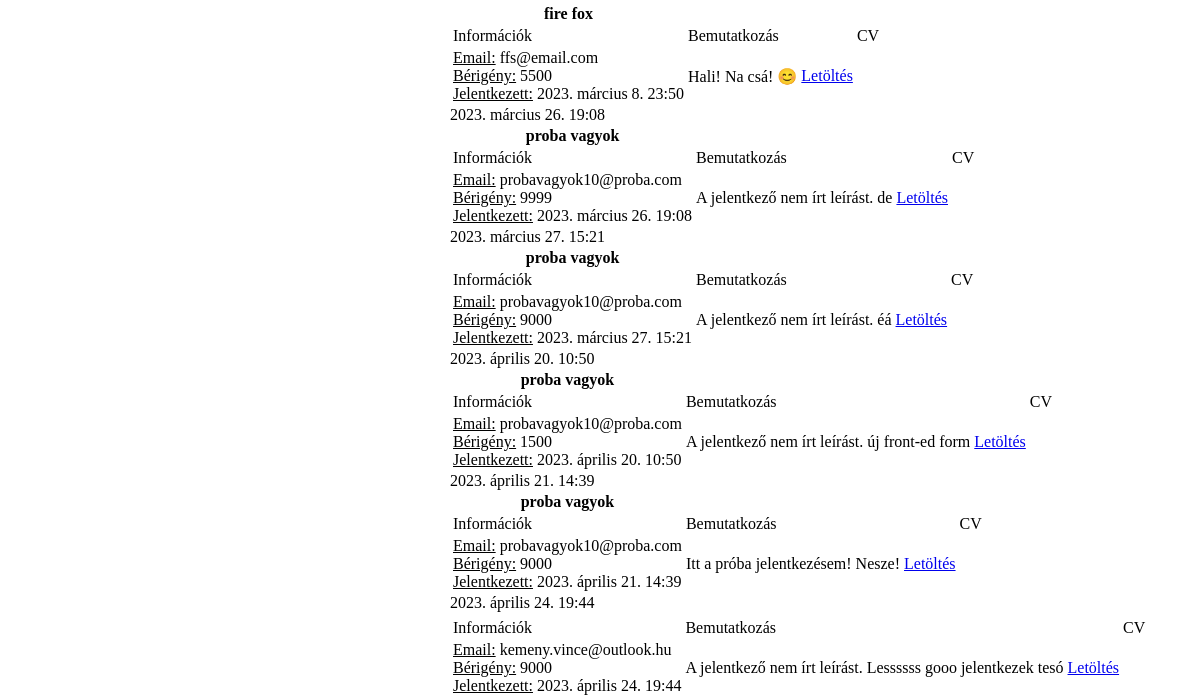
Before: /profil/jelentkezok/5 (signed in, lower part) with the older database file.
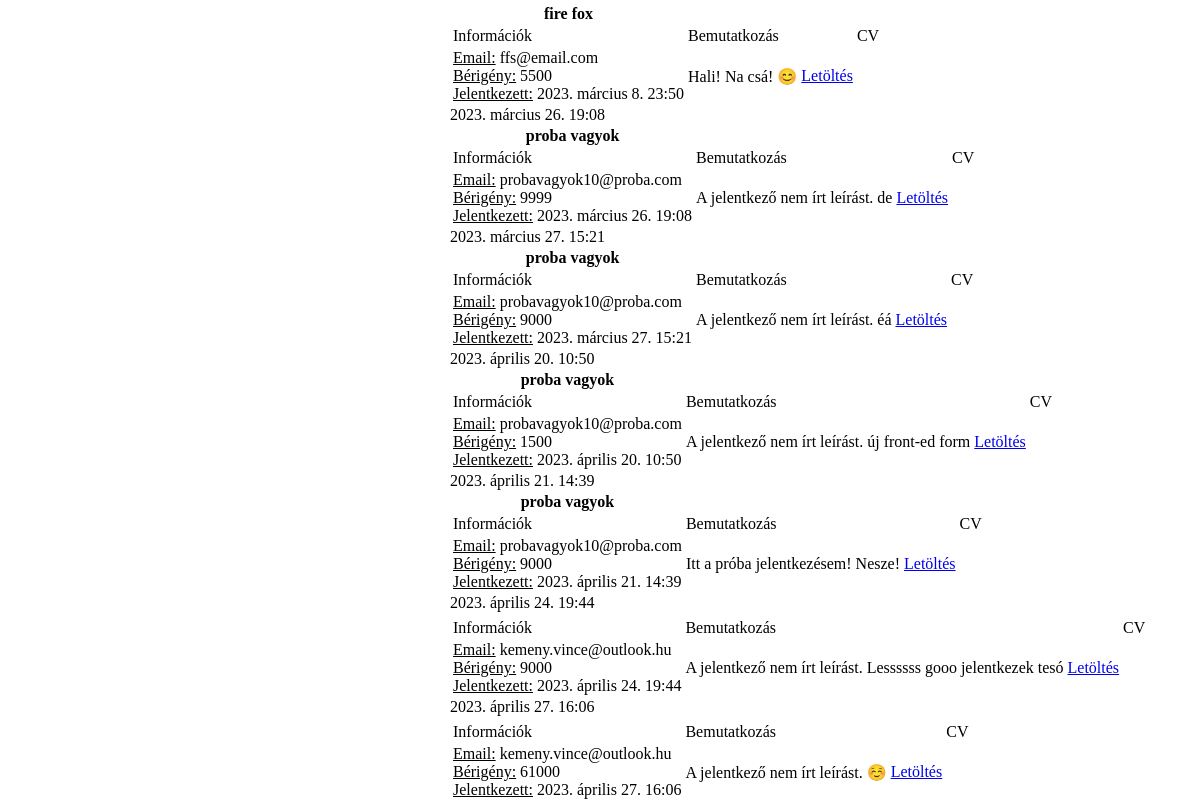
After: the same page with the newer database file.
### app/models.py (models this page shows, shortened)
class Jelentkezes(models.Model):
    munkaVallalo = models.ForeignKey(settings.AUTH_USER_MODEL, on_delete=models.CASCADE)
    munka = models.ForeignKey(Munka, on_delete=models.CASCADE, default=0)
    ido = models.DateTimeField(null=False, default=django.utils.timezone.now)
    berigeny = models.IntegerField(null=True, default=0)
    bemutatkozas = models.TextField(null=True, default="A jelentkező nem írt leírást.")
    felhId = models.CharField(max_length=10, null=False, default="")
    melleklet = models.FileField(null = False, upload_to=KonyvtarKezeles, max_length=255)

### app/views.py (the view)
# urls.py: path("profil/jelentkezok/<int:munka_Id>", views.Profil_JelentkezoMegtekinto, name="Jelentkezo_Per_Munka"),
def Profil_JelentkezoMegtekinto(request, munka_Id):
    print("Profil_JelentkezoMegtekinto(request, munka_Id) / profil oldalon a munkára jelentkezők megtekintése")
    felhasznalo = request.user
    munkaraJelentkezok = None
    try:
        munkaraJelentkezok = list(Jelentkezes.objects.select_related("munkaVallalo").values('munkaVallalo__first_name', 'munkaVallalo__last_name', 'munkaVallalo__email', 'bemutatkozas', 'melleklet', 'berigeny', "ido", "id", "munka"))
        print(munkaraJelentkezok[1])
    except:
        print(traceback.format_exc())
        munkaraJelentkezok = None
    template = loader.get_template("app/profile/profilePageAdDownload.html")
    context = {
        "jelentkezok": munkaraJelentkezok,
        "felhasznalo": felhasznalo,
        "cim": "jelentkezők a munkára"
        }
    return HttpResponse(template.render(context,request))

### app/templates/app/profile/profilePageAdDownload.html (shortened to what this page needs)
{% extends 'app/layout/commonhead3.html' %}
{% block content %}
{% load static %}
{% if felhasznalo.is_authenticated %}
    {% if jelentkezok is not None %}
    <div class="rightbox">
        <div class="profile">
            {% for jelentkezo in jelentkezok %}
            {{jelentkezo.ido}}
                <table>
                    <thead>
                        <th>
                            {{jelentkezo.munkaVallalo__first_name}} {{jelentkezo.munkaVallalo__last_name}}
                        </th>
                    </thead>
                    <tbody>
                        <tr>
                            <td>
                                Információk
                            </td>
                            <td>
                                Bemutatkozás
                            <td>
                            <td>
                                CV
                            </td>
                        </tr>
                        <tr>
                            <td>
                                <u>Email:</u> {{jelentkezo.munkaVallalo__email}}<br>
                                <u>Bérigény:</u> {{jelentkezo.berigeny}}<br>
                                <u>Jelentkezett:</u> {{jelentkezo.ido}}<br>
                            </td>
                            <td>
                                {{jelentkezo.bemutatkozas}}
                            </td>
                            <td>
                                <a href="{% url "Jelentkezo_munka_jelentkezo" jelentkezo.id %}">Letöltés</a>
                            </td>
                        </tr>
                    </tbody>
                </table>
            {% endfor %}
        </div>
    </div>
    {% endif %}
{% endif %}
{% endblock %}

Changed rows visible on the page:
added Jelentkezes: ido "2023. április 27. 16:06", munkaVallalo__email "kemeny.vince@outlook.hu", berigeny "61000", bemutatkozas "A jelentkező nem írt leírást. ☺️"
